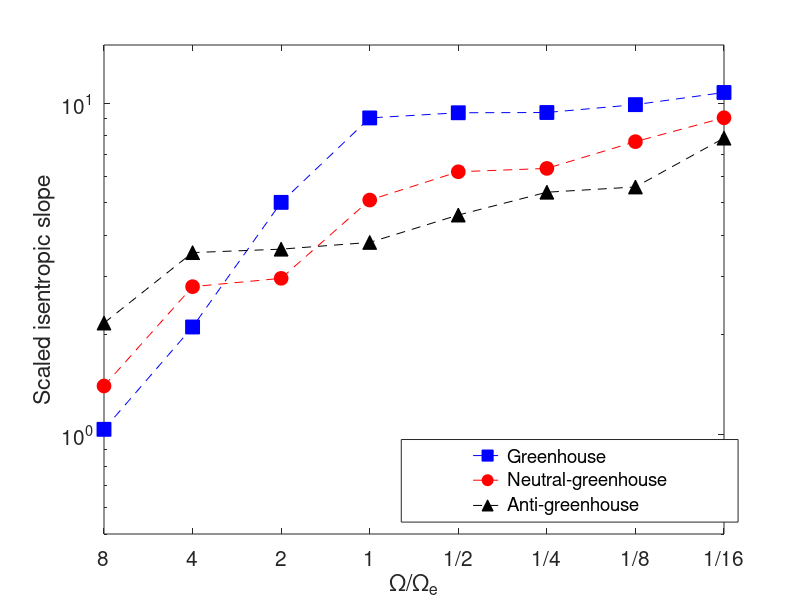

MATLAB code to generate this figure:
t = [1.5814,0.7761,0.3262,0.1813,0.1749,0.1746,0.1653,0.1519];
semilogy(1.6376./t,'sb--','MarkerSize',10,'markerfacecolor','b');
set(gca,'XTick',[1:8]);
set(gca,'ylim',[0.5 15])
set(gca,'XTickLabel',{'8';'4';'2';'1';'1/2';'1/4';'1/8';'1/16'});
set(gca,'fontsize',15);
xlabel('\Omega/{\Omega_e}');
ylabel('Scaled isentropic slope')
hold on;
t1 = [0.5,0.2506,0.2365,0.1372,0.1127,0.1101,0.0914,0.0774];
plot(0.7./t1,'or--','MarkerSize',10,'markerfacecolor','r');
t5 = [0.1314,0.0805,0.0786,0.0750,0.0620,0.0529,0.0510,0.0363];
plot(0.2850./t5,'^k--','Markersize',10,'markerfacecolor','k');

legend('Greenhouse','Neutral-greenhouse','Anti-greenhouse','location','southeast');
h=findobj(gcf,'type','axes','tag','legend');
pos = get(h,'position');
pos(1) =0.8*pos(1);
pos(3) =1.6*pos(3);
set(h,'position',pos);


fname = 'pumag-theta-slp-scaled';
print(gcf,'-depsc',fname);
